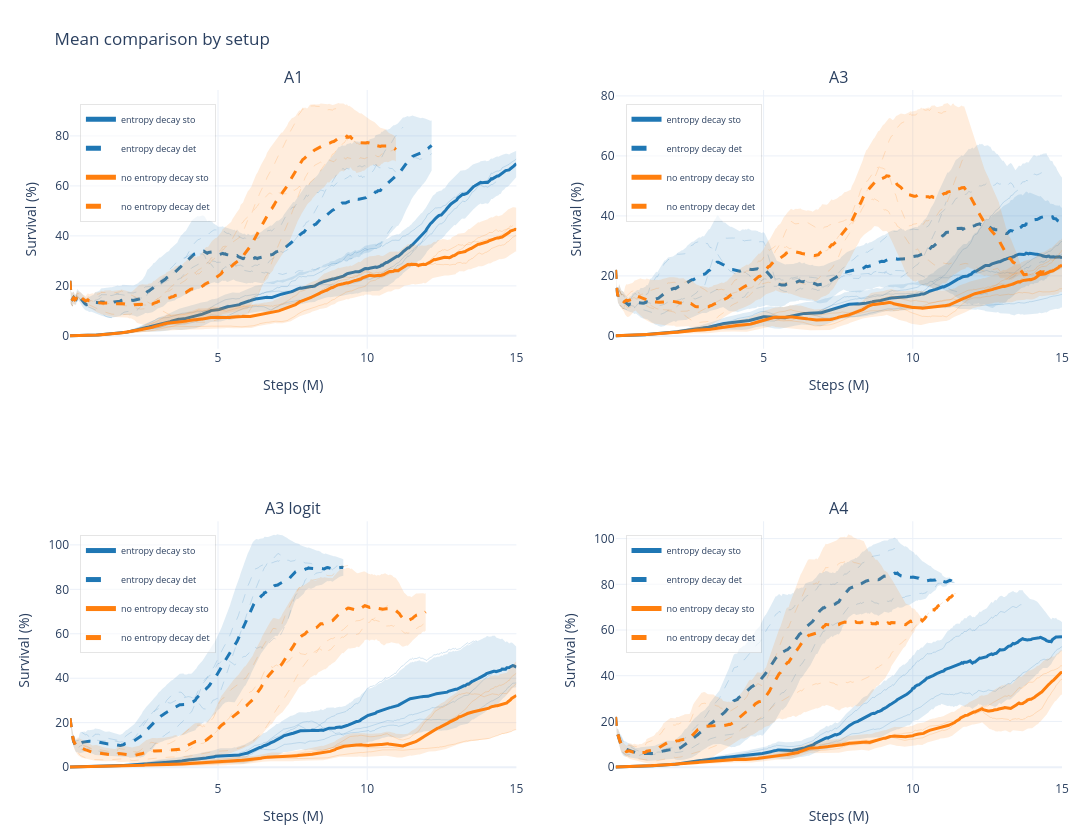

Notebook source saved alongside this figure:
### Code cell
# Generic averaged curves in subplots.
# Pass exact prefixes when a setup does not follow the same naming pattern.
mean_groups = {
    "A1": mean_curves_from_prefixes(
        "noval20_mlp_a1_entropy_decay",
        "noval20_mlp_a1_no_entropy_decay",
    ),
    "A3": mean_curves_from_prefixes(
        "noval20_mlp_a3_entropy_decay",
        "noval20_mlp_a3_no_entropy_decay",
    ),
    "A3 logit": mean_curves_from_prefixes(
        "noval20_mlp_a3_logit_decay",
        "noval20_mlp_a3_logit_no_entropy_decay",
    ),
    "A4": mean_curves_from_prefixes(
        "noval20_mlp_a4_entropy_decay",
        "noval20_mlp_a4_no_entropy_decay",
        seeds=(1, 2),
    ),
}

plot_run_mean_groups(
    mean_groups,
    split="test",
    smooth=50,
    title="Mean comparison by setup",
    ncols=2,
    show_members = True,
)
